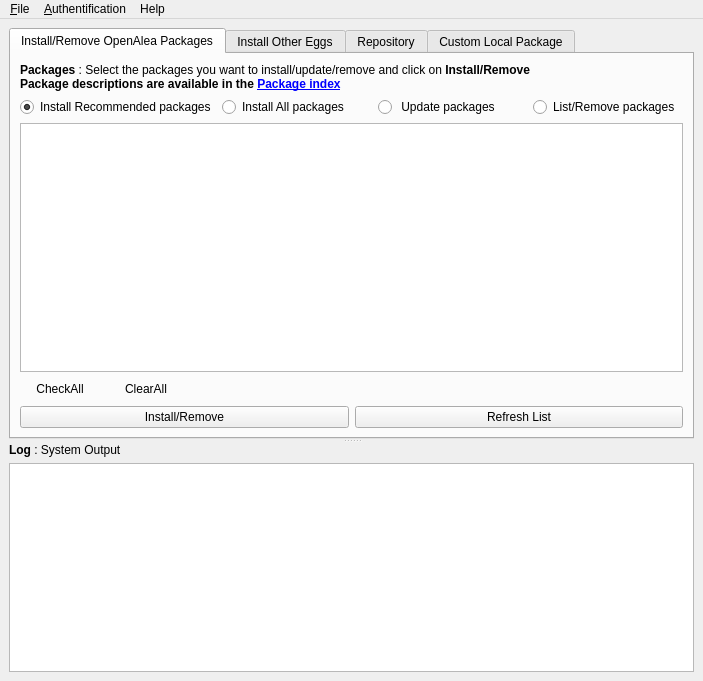
<ui version="4.0" >
 <class>MainWindow</class>
 <widget class="QMainWindow" name="MainWindow" >
  <property name="geometry" >
   <rect>
    <x>0</x>
    <y>0</y>
    <width>703</width>
    <height>681</height>
   </rect>
  </property>
  <property name="windowTitle" >
   <string>OpenAlea Installer</string>
  </property>
  <property name="windowIcon" >
   <iconset resource="images.qrc" >
    <normaloff>:/icons/openalea_icon.png</normaloff>:/icons/openalea_icon.png</iconset>
  </property>
  <widget class="QWidget" name="centralwidget" >
   <property name="geometry" >
    <rect>
     <x>0</x>
     <y>21</y>
     <width>703</width>
     <height>660</height>
    </rect>
   </property>
   <layout class="QGridLayout" name="gridLayout_4" >
    <item row="0" column="0" >
     <widget class="QSplitter" name="splitter" >
      <property name="orientation" >
       <enum>Qt::Vertical</enum>
      </property>
      <widget class="QTabWidget" name="tabWidget" >
       <property name="currentIndex" >
        <number>0</number>
       </property>
       <widget class="QWidget" name="tab" >
        <property name="geometry" >
         <rect>
          <x>0</x>
          <y>0</y>
          <width>679</width>
          <height>373</height>
         </rect>
        </property>
        <attribute name="title" >
         <string>Install/Remove OpenAlea Packages</string>
        </attribute>
        <layout class="QVBoxLayout" >
         <item>
          <widget class="QLabel" name="label_4" >
           <property name="text" >
            <string>&lt;html>&lt;head>&lt;meta name="qrichtext" content="1" />&lt;style type="text/css">
p, li { white-space: pre-wrap; }
&lt;/style>&lt;/head>&lt;body style=" font-family:'Sans Serif'; font-size:9pt; font-weight:400; font-style:normal;">
&lt;p style=" margin-top:0px; margin-bottom:0px; margin-left:0px; margin-right:0px; -qt-block-indent:0; text-indent:0px;">&lt;span style=" font-weight:600;">Packages&lt;/span> : Select the packages you want to install/update/remove and click on &lt;span style=" font-weight:600;">Install/Remove&lt;/span>&lt;/p>
&lt;p style=" margin-top:0px; margin-bottom:0px; margin-left:0px; margin-right:0px; -qt-block-indent:0; text-indent:0px; font-weight:600;">Package descriptions are available in the &lt;a href="http://openalea.gforge.inria.fr/packages.php">&lt;span style=" text-decoration: underline; color:#0000ff;">Package index&lt;/span>&lt;/a>&lt;/p>&lt;/body>&lt;/html></string>
           </property>
           <property name="openExternalLinks" >
            <bool>true</bool>
           </property>
          </widget>
         </item>
         <item>
          <layout class="QHBoxLayout" >
           <item>
            <widget class="QRadioButton" name="radioRecommended" >
             <property name="text" >
              <string>Install Recommended packages</string>
             </property>
             <property name="checked" >
              <bool>true</bool>
             </property>
            </widget>
           </item>
           <item>
            <widget class="QRadioButton" name="radioAll" >
             <property name="text" >
              <string>Install All packages</string>
             </property>
            </widget>
           </item>
           <item>
            <widget class="QRadioButton" name="radioUpdate" >
             <property name="text" >
              <string> Update packages</string>
             </property>
            </widget>
           </item>
           <item>
            <widget class="QRadioButton" name="radioInstalled" >
             <property name="text" >
              <string>List/Remove packages</string>
             </property>
            </widget>
           </item>
          </layout>
         </item>
         <item>
          <widget class="QListWidget" name="packageList" >
           <property name="alternatingRowColors" >
            <bool>true</bool>
           </property>
           <property name="selectionMode" >
            <enum>QAbstractItemView::MultiSelection</enum>
           </property>
           <property name="sortingEnabled" >
            <bool>true</bool>
           </property>
          </widget>
         </item>
         <item>
          <layout class="QHBoxLayout" >
           <item>
            <widget class="QPushButton" name="checkAll" >
             <property name="text" >
              <string>CheckAll</string>
             </property>
             <property name="flat" >
              <bool>true</bool>
             </property>
            </widget>
           </item>
           <item>
            <widget class="QPushButton" name="ClearAll" >
             <property name="text" >
              <string>ClearAll</string>
             </property>
             <property name="flat" >
              <bool>true</bool>
             </property>
            </widget>
           </item>
           <item>
            <spacer>
             <property name="orientation" >
              <enum>Qt::Horizontal</enum>
             </property>
             <property name="sizeHint" stdset="0" >
              <size>
               <width>521</width>
               <height>20</height>
              </size>
             </property>
            </spacer>
           </item>
          </layout>
         </item>
         <item>
          <layout class="QHBoxLayout" >
           <property name="spacing" >
            <number>6</number>
           </property>
           <property name="margin" >
            <number>0</number>
           </property>
           <item>
            <widget class="QPushButton" name="proceedButton" >
             <property name="text" >
              <string>Install/Remove</string>
             </property>
            </widget>
           </item>
           <item>
            <widget class="QPushButton" name="refreshButton" >
             <property name="text" >
              <string>Refresh List</string>
             </property>
            </widget>
           </item>
          </layout>
         </item>
        </layout>
       </widget>
       <widget class="QWidget" name="OtherEggs" >
        <property name="geometry" >
         <rect>
          <x>0</x>
          <y>0</y>
          <width>679</width>
          <height>373</height>
         </rect>
        </property>
        <attribute name="title" >
         <string>Install Other Eggs</string>
        </attribute>
        <layout class="QVBoxLayout" >
         <item>
          <widget class="QLabel" name="label" >
           <property name="text" >
            <string>&lt;html>&lt;head>&lt;meta name="qrichtext" content="1" />&lt;style type="text/css">
p, li { white-space: pre-wrap; }
&lt;/style>&lt;/head>&lt;body style=" font-family:'Sans Serif'; font-size:9pt; font-weight:400; font-style:normal;">
&lt;p style=" margin-top:0px; margin-bottom:0px; margin-left:0px; margin-right:0px; -qt-block-indent:0; text-indent:0px;">&lt;span style=" font-weight:600;">Install a custom python package&lt;/span>&lt;/p>
&lt;p style=" margin-top:0px; margin-bottom:0px; margin-left:0px; margin-right:0px; -qt-block-indent:0; text-indent:0px;">&lt;span style=" font-weight:600;">See &lt;/span>&lt;a href="http://openalea.gforge.inria.fr/packages.php">&lt;span style=" font-weight:600; text-decoration: underline; color:#0000ff;">Openalea Package index&lt;/span>&lt;/a>&lt;span style=" font-weight:600;"> and &lt;/span>&lt;a href="http://pypi.python.org/pypi">&lt;span style=" font-weight:600; text-decoration: underline; color:#0000ff;">PyPi index&lt;/span>&lt;/a>&lt;/p>
&lt;p style="-qt-paragraph-type:empty; margin-top:0px; margin-bottom:0px; margin-left:0px; margin-right:0px; -qt-block-indent:0; text-indent:0px;">&lt;/p>
&lt;p style=" margin-top:0px; margin-bottom:0px; margin-left:0px; margin-right:0px; -qt-block-indent:0; text-indent:0px; font-weight:600;">Enter  : &lt;/p>
&lt;p style=" margin-top:0px; margin-bottom:0px; margin-left:0px; margin-right:0px; -qt-block-indent:0; text-indent:0px;">  + a Python&lt;span style=" font-style:italic;"> package name (ex : ipython, numpy...)&lt;/span>&lt;/p>
&lt;p style=" margin-top:0px; margin-bottom:0px; margin-left:0px; margin-right:0px; -qt-block-indent:0; text-indent:0px;">  + or the &lt;span style=" font-style:italic;">URL of an Egg&lt;/span>&lt;/p>
&lt;p style=" margin-top:0px; margin-bottom:0px; margin-left:0px; margin-right:0px; -qt-block-indent:0; text-indent:0px;">  + or the &lt;span style=" font-style:italic;">local path of an Egg&lt;/span>&lt;/p>
&lt;p style=" margin-top:0px; margin-bottom:0px; margin-left:0px; margin-right:0px; -qt-block-indent:0; text-indent:0px; font-style:italic;">&lt;span style=" font-style:normal;">and click &lt;/span>&lt;span style=" font-weight:600; font-style:normal;">Install&lt;/span>&lt;/p>&lt;/body>&lt;/html></string>
           </property>
           <property name="openExternalLinks" >
            <bool>true</bool>
           </property>
          </widget>
         </item>
         <item>
          <layout class="QHBoxLayout" >
           <item>
            <widget class="QLineEdit" name="requestEdit" />
           </item>
           <item>
            <widget class="QPushButton" name="fileButton" >
             <property name="text" >
              <string>...</string>
             </property>
            </widget>
           </item>
          </layout>
         </item>
         <item>
          <spacer>
           <property name="orientation" >
            <enum>Qt::Vertical</enum>
           </property>
           <property name="sizeHint" stdset="0" >
            <size>
             <width>20</width>
             <height>40</height>
            </size>
           </property>
          </spacer>
         </item>
         <item>
          <layout class="QHBoxLayout" >
           <item>
            <widget class="QPushButton" name="customInstallButton" >
             <property name="text" >
              <string>Install</string>
             </property>
            </widget>
           </item>
          </layout>
         </item>
        </layout>
       </widget>
       <widget class="QWidget" name="tab_2" >
        <property name="geometry" >
         <rect>
          <x>0</x>
          <y>0</y>
          <width>679</width>
          <height>373</height>
         </rect>
        </property>
        <attribute name="title" >
         <string>Repository</string>
        </attribute>
        <layout class="QVBoxLayout" >
         <item>
          <widget class="QLabel" name="label_2" >
           <property name="text" >
            <string>&lt;html>&lt;head>&lt;meta name="qrichtext" content="1" />&lt;style type="text/css">
p, li { white-space: pre-wrap; }
&lt;/style>&lt;/head>&lt;body style=" font-family:'Sans Serif'; font-size:9pt; font-weight:400; font-style:normal;">
&lt;p style=" margin-top:0px; margin-bottom:0px; margin-left:0px; margin-right:0px; -qt-block-indent:0; text-indent:0px;">&lt;span style=" font-weight:600;">Locations &lt;/span>: repository URLs&lt;/p>&lt;/body>&lt;/html></string>
           </property>
          </widget>
         </item>
         <item>
          <widget class="QListWidget" name="locationList" >
           <property name="sizePolicy" >
            <sizepolicy vsizetype="Expanding" hsizetype="Expanding" >
             <horstretch>0</horstretch>
             <verstretch>1</verstretch>
            </sizepolicy>
           </property>
          </widget>
         </item>
         <item>
          <layout class="QHBoxLayout" >
           <property name="spacing" >
            <number>6</number>
           </property>
           <property name="margin" >
            <number>0</number>
           </property>
           <item>
            <widget class="QPushButton" name="addLocButton" >
             <property name="text" >
              <string>Add</string>
             </property>
            </widget>
           </item>
           <item>
            <widget class="QPushButton" name="removeLocButton" >
             <property name="text" >
              <string>Remove</string>
             </property>
            </widget>
           </item>
          </layout>
         </item>
        </layout>
       </widget>
       <widget class="QWidget" name="customPackagePage" >
        <property name="geometry" >
         <rect>
          <x>0</x>
          <y>0</y>
          <width>679</width>
          <height>373</height>
         </rect>
        </property>
        <attribute name="title" >
         <string>Custom Local Package</string>
        </attribute>
        <layout class="QGridLayout" name="gridLayout_2" >
         <item row="0" column="0" colspan="5" >
          <widget class="QLabel" name="label_5" >
           <property name="sizePolicy" >
            <sizepolicy vsizetype="Fixed" hsizetype="Preferred" >
             <horstretch>0</horstretch>
             <verstretch>0</verstretch>
            </sizepolicy>
           </property>
           <property name="text" >
            <string>&lt;b>Custom Package:&lt;/b> To declare in the package database a local version of a package</string>
           </property>
          </widget>
         </item>
         <item row="1" column="0" >
          <widget class="QLabel" name="label_6" >
           <property name="text" >
            <string>Package name :</string>
           </property>
          </widget>
         </item>
         <item row="1" column="1" colspan="4" >
          <widget class="QLineEdit" name="customPackageNameEdit" />
         </item>
         <item row="2" column="0" >
          <widget class="QLabel" name="label_7" >
           <property name="text" >
            <string>Version : </string>
           </property>
          </widget>
         </item>
         <item row="2" column="1" >
          <widget class="QLineEdit" name="customPackageVersionEdit" />
         </item>
         <item row="2" column="2" colspan="2" >
          <spacer>
           <property name="orientation" >
            <enum>Qt::Horizontal</enum>
           </property>
           <property name="sizeHint" stdset="0" >
            <size>
             <width>291</width>
             <height>20</height>
            </size>
           </property>
          </spacer>
         </item>
         <item row="3" column="0" >
          <widget class="QLabel" name="label_8" >
           <property name="text" >
            <string>Directory :</string>
           </property>
          </widget>
         </item>
         <item row="3" column="1" colspan="3" >
          <widget class="QLineEdit" name="customPackageDirEdit" />
         </item>
         <item row="3" column="4" >
          <widget class="QPushButton" name="customPackageDirButton" >
           <property name="text" >
            <string>...</string>
           </property>
          </widget>
         </item>
         <item row="4" column="0" colspan="5" >
          <widget class="QGroupBox" name="customCppPackageFrame" >
           <property name="enabled" >
            <bool>true</bool>
           </property>
           <property name="title" >
            <string>C++ Directories</string>
           </property>
           <property name="checkable" >
            <bool>true</bool>
           </property>
           <property name="checked" >
            <bool>false</bool>
           </property>
           <layout class="QGridLayout" name="gridLayout_3" >
            <property name="leftMargin" >
             <number>4</number>
            </property>
            <property name="topMargin" >
             <number>1</number>
            </property>
            <property name="rightMargin" >
             <number>4</number>
            </property>
            <property name="bottomMargin" >
             <number>1</number>
            </property>
            <property name="spacing" >
             <number>1</number>
            </property>
            <item row="0" column="0" >
             <widget class="QLabel" name="label_9" >
              <property name="text" >
               <string>Include :</string>
              </property>
             </widget>
            </item>
            <item row="0" column="1" >
             <widget class="QLineEdit" name="customPackageIncludeEdit" />
            </item>
            <item row="0" column="2" >
             <widget class="QPushButton" name="customPackageIncludeButton" >
              <property name="text" >
               <string>...</string>
              </property>
             </widget>
            </item>
            <item row="1" column="0" >
             <widget class="QLabel" name="label_11" >
              <property name="text" >
               <string>Lib:</string>
              </property>
             </widget>
            </item>
            <item row="1" column="1" >
             <widget class="QLineEdit" name="customPackageLibEdit" />
            </item>
            <item row="1" column="2" >
             <widget class="QPushButton" name="customPackageLibButton" >
              <property name="text" >
               <string>...</string>
              </property>
             </widget>
            </item>
            <item row="2" column="0" >
             <widget class="QLabel" name="label_13" >
              <property name="text" >
               <string>Bin:</string>
              </property>
             </widget>
            </item>
            <item row="2" column="1" >
             <widget class="QLineEdit" name="customPackageBinEdit" />
            </item>
            <item row="2" column="2" >
             <widget class="QPushButton" name="customPackageBinButton" >
              <property name="text" >
               <string>...</string>
              </property>
             </widget>
            </item>
           </layout>
          </widget>
         </item>
         <item row="5" column="0" colspan="5" >
          <widget class="QGroupBox" name="customPythonPackageFrame" >
           <property name="enabled" >
            <bool>true</bool>
           </property>
           <property name="title" >
            <string>Python</string>
           </property>
           <property name="checkable" >
            <bool>true</bool>
           </property>
           <property name="checked" >
            <bool>false</bool>
           </property>
           <layout class="QGridLayout" name="gridLayout" >
            <property name="leftMargin" >
             <number>4</number>
            </property>
            <property name="topMargin" >
             <number>0</number>
            </property>
            <property name="rightMargin" >
             <number>2</number>
            </property>
            <property name="bottomMargin" >
             <number>4</number>
            </property>
            <property name="spacing" >
             <number>2</number>
            </property>
            <item row="0" column="0" >
             <widget class="QLabel" name="label_12" >
              <property name="text" >
               <string>Path:</string>
              </property>
             </widget>
            </item>
            <item row="0" column="1" >
             <widget class="QLineEdit" name="customPythonPackageEdit" />
            </item>
            <item row="0" column="2" >
             <widget class="QPushButton" name="customPythonPackageButton" >
              <property name="text" >
               <string>...</string>
              </property>
             </widget>
            </item>
            <item row="1" column="1" >
             <widget class="QGroupBox" name="pythonNamespaceFrame" >
              <property name="title" >
               <string>Include in Namespace</string>
              </property>
              <property name="checkable" >
               <bool>true</bool>
              </property>
              <property name="checked" >
               <bool>false</bool>
              </property>
              <layout class="QHBoxLayout" name="horizontalLayout" >
               <property name="spacing" >
                <number>2</number>
               </property>
               <property name="leftMargin" >
                <number>4</number>
               </property>
               <property name="topMargin" >
                <number>1</number>
               </property>
               <property name="rightMargin" >
                <number>4</number>
               </property>
               <property name="bottomMargin" >
                <number>4</number>
               </property>
               <item>
                <widget class="QLabel" name="label_10" >
                 <property name="text" >
                  <string>Name:</string>
                 </property>
                </widget>
               </item>
               <item>
                <widget class="QLineEdit" name="namespaceEdit" >
                 <property name="text" >
                  <string>openalea</string>
                 </property>
                </widget>
               </item>
              </layout>
             </widget>
            </item>
           </layout>
          </widget>
         </item>
         <item row="6" column="1" colspan="2" >
          <spacer>
           <property name="orientation" >
            <enum>Qt::Horizontal</enum>
           </property>
           <property name="sizeHint" stdset="0" >
            <size>
             <width>40</width>
             <height>20</height>
            </size>
           </property>
          </spacer>
         </item>
         <item row="6" column="3" >
          <widget class="QPushButton" name="customResetButton" >
           <property name="text" >
            <string>Reset</string>
           </property>
          </widget>
         </item>
         <item row="6" column="4" >
          <widget class="QPushButton" name="customApplyButton" >
           <property name="text" >
            <string>Apply</string>
           </property>
          </widget>
         </item>
        </layout>
       </widget>
      </widget>
      <widget class="QWidget" name="layoutWidget" >
       <layout class="QVBoxLayout" >
        <item>
         <widget class="QLabel" name="label_3" >
          <property name="text" >
           <string>&lt;html>&lt;head>&lt;meta name="qrichtext" content="1" />&lt;style type="text/css">
p, li { white-space: pre-wrap; }
&lt;/style>&lt;/head>&lt;body style=" font-family:'Sans Serif'; font-size:9pt; font-weight:400; font-style:normal;">
&lt;p style=" margin-top:0px; margin-bottom:0px; margin-left:0px; margin-right:0px; -qt-block-indent:0; text-indent:0px;">&lt;span style=" font-weight:600;">Log&lt;/span> : System Output&lt;/p>&lt;/body>&lt;/html></string>
          </property>
         </widget>
        </item>
        <item>
         <widget class="QTextEdit" name="logText" >
          <property name="readOnly" >
           <bool>true</bool>
          </property>
         </widget>
        </item>
       </layout>
      </widget>
     </widget>
    </item>
   </layout>
  </widget>
  <widget class="QMenuBar" name="menubar" >
   <property name="geometry" >
    <rect>
     <x>0</x>
     <y>0</y>
     <width>703</width>
     <height>21</height>
    </rect>
   </property>
   <widget class="QMenu" name="menuAuthentification" >
    <property name="title" >
     <string>&amp;Authentification</string>
    </property>
    <addaction name="actionCookie_Session" />
   </widget>
   <widget class="QMenu" name="menu_File" >
    <property name="title" >
     <string>&amp;File</string>
    </property>
    <addaction name="action_Quit" />
   </widget>
   <widget class="QMenu" name="menuHelp" >
    <property name="title" >
     <string>Help</string>
    </property>
    <addaction name="action_About" />
    <addaction name="action_Web" />
   </widget>
   <addaction name="menu_File" />
   <addaction name="menuAuthentification" />
   <addaction name="menuHelp" />
  </widget>
  <action name="actionCookie_Session" >
   <property name="text" >
    <string>INRIA GForge Session</string>
   </property>
  </action>
  <action name="action_Quit" >
   <property name="text" >
    <string>&amp;Quit</string>
   </property>
   <property name="shortcut" >
    <string>Ctrl+Q</string>
   </property>
  </action>
  <action name="action_About" >
   <property name="text" >
    <string>&amp;About</string>
   </property>
  </action>
  <action name="action_Web" >
   <property name="text" >
    <string>&amp;Web</string>
   </property>
  </action>
 </widget>
 <tabstops>
  <tabstop>tabWidget</tabstop>
  <tabstop>radioRecommended</tabstop>
  <tabstop>radioAll</tabstop>
  <tabstop>radioUpdate</tabstop>
  <tabstop>radioInstalled</tabstop>
  <tabstop>packageList</tabstop>
  <tabstop>checkAll</tabstop>
  <tabstop>ClearAll</tabstop>
  <tabstop>proceedButton</tabstop>
  <tabstop>refreshButton</tabstop>
  <tabstop>logText</tabstop>
  <tabstop>requestEdit</tabstop>
  <tabstop>fileButton</tabstop>
  <tabstop>customInstallButton</tabstop>
  <tabstop>locationList</tabstop>
  <tabstop>addLocButton</tabstop>
  <tabstop>removeLocButton</tabstop>
 </tabstops>
 <resources>
  <include location="images.qrc" />
 </resources>
 <connections/>
</ui>
